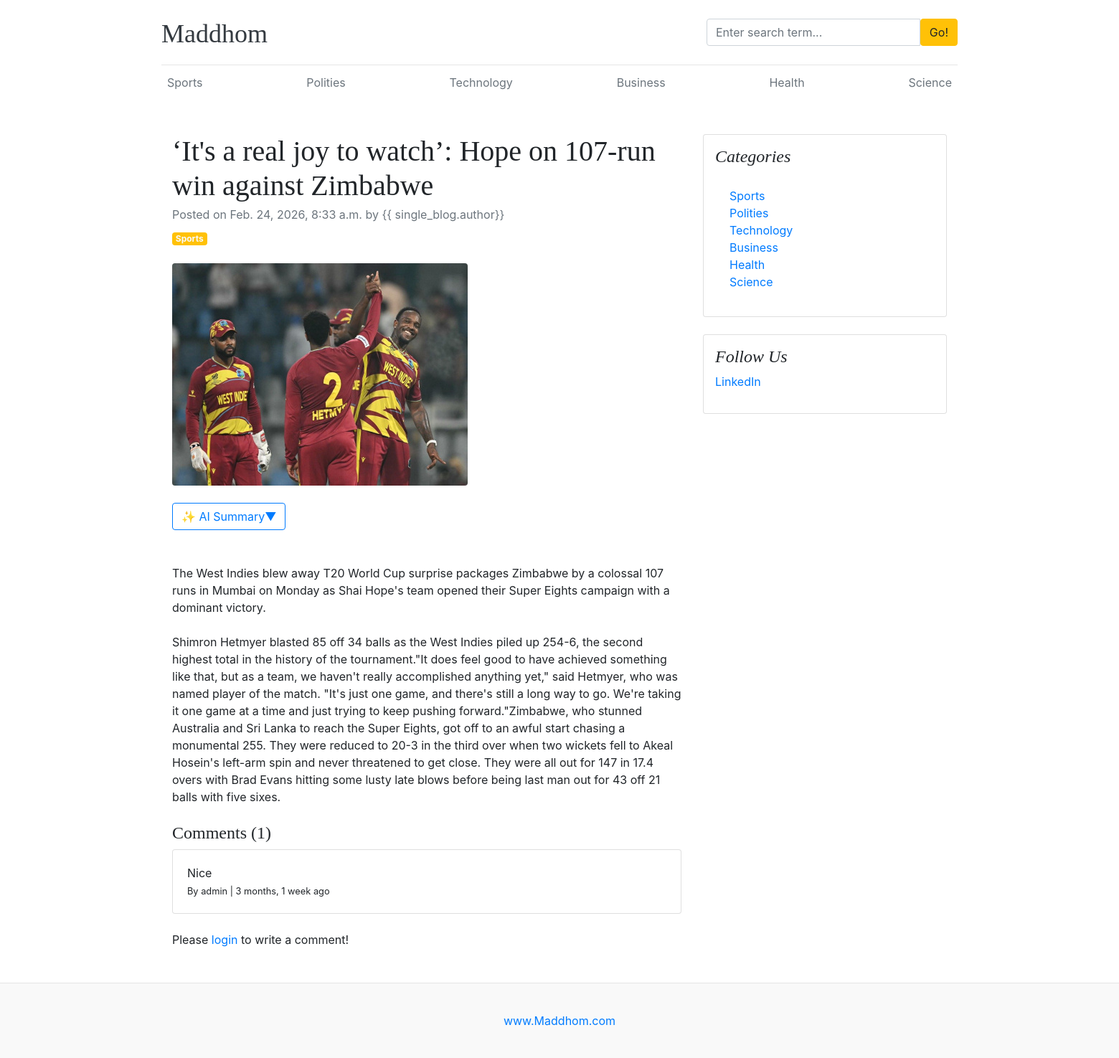
Screenshot of /blogs/its-a-real-joy-to-watch-hope-on-107-run-win-against-zimbabwe/ with the database file from the repository.
### blogs/models.py (models this page shows, shortened)
class Category(models.Model):
    category_name = models.CharField(max_length=50, unique=True)
    created_at = models.DateTimeField(auto_now_add=True)
    updated_at = models.DateTimeField(auto_now=True)
    class Meta:
        verbose_name_plural = 'categories'
    def __str__(self) -> str:
        return self.category_name

class Blog(models.Model):
    title = models.CharField(max_length=100)
    slug = models.SlugField(max_length=150, unique=True, blank=True)
    category = models.ForeignKey(Category, on_delete=models.CASCADE)
    author = models.ForeignKey(User, on_delete=models.CASCADE)
    featured_image = models.ImageField(upload_to='uploads/%Y/%m/%d')
    short_description = models.CharField(max_length=500)
    blog_body = models.TextField(max_length=2000)
    status = models.CharField(max_length=20,choices=STATUS_CHOICES, default='Draft')
    is_featured = models.BooleanField(default=False)
    created_at = models.DateTimeField(auto_now_add=True)
    updated_at = models.DateTimeField(auto_now=True)

class Comment(models.Model):
    user = models.ForeignKey(User, on_delete=models.CASCADE)
    blog = models.ForeignKey(Blog, on_delete=models.CASCADE)
    comment = models.TextField(max_length=250)
    created_at = models.DateTimeField(auto_now_add=True)
    updated_at = models.DateTimeField(auto_now=True)
    def __str__(self) -> str:
        return self.comment

### about/models.py (models this page shows, shortened)
class SocialLink(models.Model):
    platform = models.CharField(max_length=25)
    link = models.URLField(max_length=100)
    created_at = models.DateTimeField(auto_now_add=True)
    updated_at = models.DateTimeField(auto_now=True)

### blogs/views.py (the view, shortened to what this page needs)
# urls.py: path('blogs/<slug:slug>/', BlogsView.blogs, name='blogs'),
def blogs(request, slug):
    single_blog = get_object_or_404(Blog, slug=slug, status='Published')
    ai_summary = None
    try:
        client = genai.Client(api_key=GEMINI_API_KEY)
        content_to_summarize = f"{single_blog.short_description}\n\n{single_blog.blog_body}"
        response = client.models.generate_content(
            model="gemini-3-flash-preview",
            contents=(
                "Please provide a concise 2-3 sentence summary of the following blog post content. "
                "Be informative and engaging:\n\n"
                f"{content_to_summarize}"
            ),
        )
        ai_summary = response.text
    except Exception as e:
        ai_summary = None
    comments= Comment.objects.filter(blog=single_blog)
    comment_count = comments.count()
    context = {
        'single_blog': single_blog,
        'comments': comments,
        'comment_count': comment_count,
        'ai_summary': ai_summary,
    }
    return render(request, 'blogs.html', context)

### blogs/context_processors.py (called while the page is built)
def get_categories(request):
    categories = Category.objects.all()
    return dict(categories=categories)

def get_social_links(request):
    social_links = SocialLink.objects.all()
    return dict(social_links=social_links)

### templates/blogs.html (shortened to what this page needs)
{% extends 'base.html' %}
{% block content %}
<div class="container mt-5">
    <div class="row">
        <div class="col-lg-8">
            <article>
                <header class="mb-4">
                    <h1 class="fw-bolder mb-1">{{ single_blog.title }}</h1>
                    <div class="text-muted fst-italic mb-2">Posted on {{ single_blog.created_at}} by {{
                        single_blog.author}}</div>
                    <a class="badge bg-warning text-decoration-none text-light" href="#!">{{ single_blog.category}}</a>
                </header>
                <figure class="mb-4"><img class="img-fluid rounded" src="{{ single_blog.featured_image.url }}"
                        alt="..." /></figure>
                <section class="mb-5">
                    <button
                        id="aiSummaryBtn"
                        class="btn btn-outline-primary d-flex align-items-center gap-2"
                        type="button"
                        onclick="toggleAiSummary()"
                    >
                        <span>✨ AI Summary</span>
                        <span id="aiArrow">▼</span>
                    </button>
                </section>
                <section class="mb-5">
                    <p class="fs-5 mb-4">{{ single_blog.short_description}}</p>
                    <p class="fs-5 mb-4">{{ single_blog.blog_body}}</p>
                    <h4>Comments ({{comment_count}})</h4>
                    {% if comments %}
                    {% for comment in comments %}
                    <div class="card mt-1">
                        <div class="card-body">
                            <p class="card-text  mb-0">
                                {{comment}}
                            </p>
                            <span>
                                <small> By {{ comment.user }} | </small>
                                <small>{{ comment.created_at | timesince }} ago</small>
                            </span>
                        </div>
                    </div>
                    {% endfor %}
                    {% else %}
                    <p>No comments</p>
                    {% endif %}
                    <br>
                    <div class="form-group">
                        {% if user.is_authenticated %}
                        <form action="" method="POST">
                            {% csrf_token %}
                            <div class="form-group">
                                <textarea name="comment" class="form-control" rows="4"
                                    placeholder="Write your comment"></textarea>
                                <input type="submit" value="submit" class="btn btn-primary mt-2">
                            </div>
                        </form>
                        {% else %}
                        <p>Please <span><a href="{% url 'login' %}">login</a></span> to write a comment!</p>
                        {% endif %}
                    </div>
                </section>
            </article>
        </div>
        <div class="col-lg-4">
            <div class="card mb-4 p-3">
                <h4 class="font-italic">Categories</h4>
                <div class="card-body">
                    <div class="row">
                        <div class="col-sm-6">
                            <ul class="list-unstyled mb-0">
                                {% for category in categories %}
                                <li><a href="{% url 'posts_by_category' category.id %}">{{ category.category_name }}</a>
                                </li>
                                {% endfor %}
                            </ul>
                        </div>
                    </div>
                </div>
            </div>
            {% if social_links %}
            <div class="card mb-4 p-3">
                <h4 class="font-italic">Follow Us</h4>
                <ol class="list-unstyled">
                    {% for i in social_links %}
                    <li><a href="{{ i.link }}" target="_blank">{{ i.platform }}</a></li>
                    {% endfor %}
                </ol>
            </div>
            {% endif %}
        </div>
    </div>
</div>
{% endblock %}

### templates/base.html (shortened to what this page needs)
{% load static %}
<!DOCTYPE html>
<html lang="en">
<head>
    <link href="https://getbootstrap.com/docs/4.0/dist/css/bootstrap.min.css" rel="stylesheet">
    <link rel="stylesheet" href="https://cdnjs.cloudflare.com/ajax/libs/font-awesome/4.7.0/css/font-awesome.min.css">
    <link href="{% static 'css/blog.css' %}" rel="stylesheet">
</head>
<body>
    <div class="container">
        <header class="blog-header py-3">
            <div class="row flex-nowrap justify-content-between align-items-center">
                <div class="col-8 pt-1">
                    <a class="blog-header-logo text-dark" href="/">Maddhom</a>
                </div>
                <div class="col-4">
                    <form action="{% url 'search' %}" method="GET">
                        <div class="input-group">
                            <input class="form-control" name="keyword" value="{{keyword}}" type="text"
                                placeholder="Enter search term..." aria-label="Enter search term..."
                                aria-describedby="button-search" />
                            <button class="btn btn-warning" type="submit" id="button-search" type="button">Go!</button>
                        </div>
                    </form>
                </div>
                <div class="col-4 d-flex justify-content-end align-items-center">
                </div>
            </div>
        </header>
        <div class="nav-scroller py-1 mb-2">
            <nav class="nav d-flex justify-content-between">
                {% for cat in categories %}
                <a class="p-2 text-muted" href="{% url 'posts_by_category' cat.id %}">{{ cat.category_name }}</a>
                {% endfor %}
            </nav>
        </div>
        {% block content %}
        {% endblock %}
    </div>
    <footer class="blog-footer">
        <p><a href="#">www.Maddhom.com</a></p>
    </footer>
</body>
</html>

### static/css/blog.css (style rules this page uses)
.blog-header { border-bottom: 1px solid #e5e5e5; }
.blog-header-logo { font-family: "Playfair Display", Georgia, "Times New Roman", serif; font-size: 2.25rem; }
h1, h2, h3, h4, h5, h6 { font-family: "Playfair Display", Georgia, "Times New Roman", serif; }
.blog-footer { padding: 2.5rem 0; color: #727272; text-align: center; background-color: #f9f9f9; border-top: .05rem solid #e5e5e5; }
.blog-footer p:last-child { margin-bottom: 0; }

### rows the page displays
Category: category_name "Sports"
Category: category_name "Polities"
Category: category_name "Technology"
Category: category_name "Business"
Category: category_name "Health"
Category: category_name "Science"
Blog: title "‘It's a real joy to watch’: Hope on 107-run win against Zimbabwe", created_at "Feb. 24, 2026, 8:33 a.m.", category "Sports", featured_image (picture), short_description "The West Indies blew away T20 World Cup surprise packages Zimbabwe by a colossal 107 runs in Mumbai on Monday as Shai Hope's team opened their Super Eights campaign with a dominant victory.", blog_body "Shimron Hetmyer blasted 85 off 34 balls as the West Indies piled up 254-6, the second highest total in the history of the tournament.\"It does feel good to have achieved something like that, but as a team, we haven't really accomplished anything yet,\" said Hetmyer, who was named player of the match. \"It's just one game, and there's still a long way to go. We're taking it one game at a time and just trying to keep pushing forward.\"Zimbabwe, who stunned Australia and Sri Lanka to reach the Super Eights, got off to an awful start chasing a monumental 255. They were reduced to 20-3 in the third over when two wickets fell to Akeal Hosein's left-arm spin and never threatened to get close. They…"
Comment: comment "Nice", user "admin", created_at "3 months, 1 week"
SocialLink: platform "LinkedIn"

### other values shown
{{ comment_count }} "1"
